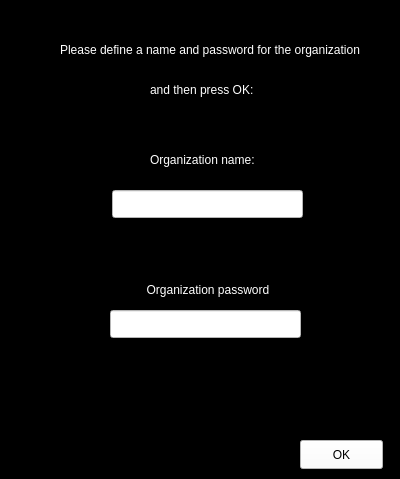
<?xml version="1.0" encoding="UTF-8"?>
<ui version="4.0">
 <class>making_organization</class>
 <widget class="QWidget" name="making_organization">
  <property name="geometry">
   <rect>
    <x>0</x>
    <y>0</y>
    <width>400</width>
    <height>479</height>
   </rect>
  </property>
  <property name="windowTitle">
   <string>Form</string>
  </property>
  <property name="styleSheet">
   <string notr="true">#making_organization
{
background-color:black;
}</string>
  </property>
  <widget class="QLabel" name="label">
   <property name="geometry">
    <rect>
     <x>60</x>
     <y>40</y>
     <width>381</width>
     <height>20</height>
    </rect>
   </property>
   <property name="styleSheet">
    <string notr="true">#label
{
color:white;
}</string>
   </property>
   <property name="text">
    <string>Please define a name and password for the organization</string>
   </property>
  </widget>
  <widget class="QLabel" name="label_2">
   <property name="geometry">
    <rect>
     <x>150</x>
     <y>150</y>
     <width>131</width>
     <height>20</height>
    </rect>
   </property>
   <property name="styleSheet">
    <string notr="true">#label_2
{
color:white;
}</string>
   </property>
   <property name="text">
    <string>Organization name:</string>
   </property>
  </widget>
  <widget class="QLineEdit" name="lineEdit">
   <property name="geometry">
    <rect>
     <x>112</x>
     <y>190</y>
     <width>191</width>
     <height>28</height>
    </rect>
   </property>
   <property name="styleSheet">
    <string notr="true">#lineEdit
{
background-color:white;
}</string>
   </property>
  </widget>
  <widget class="QLabel" name="label_3">
   <property name="geometry">
    <rect>
     <x>140</x>
     <y>280</y>
     <width>161</width>
     <height>20</height>
    </rect>
   </property>
   <property name="styleSheet">
    <string notr="true">#label_3
{
color:white;
}</string>
   </property>
   <property name="text">
    <string>  Organization password</string>
   </property>
  </widget>
  <widget class="QLineEdit" name="lineEdit_2">
   <property name="geometry">
    <rect>
     <x>110</x>
     <y>310</y>
     <width>191</width>
     <height>28</height>
    </rect>
   </property>
   <property name="styleSheet">
    <string notr="true">#lineEdit_2
{
background-color:white;
}</string>
   </property>
   <property name="echoMode">
    <enum>QLineEdit::Password</enum>
   </property>
  </widget>
  <widget class="QPushButton" name="pushButton">
   <property name="geometry">
    <rect>
     <x>300</x>
     <y>440</y>
     <width>83</width>
     <height>29</height>
    </rect>
   </property>
   <property name="styleSheet">
    <string notr="true">#pushButton
{
background-color:white;
color:black;
}</string>
   </property>
   <property name="text">
    <string>OK</string>
   </property>
  </widget>
  <widget class="QLabel" name="label_4">
   <property name="geometry">
    <rect>
     <x>150</x>
     <y>80</y>
     <width>131</width>
     <height>20</height>
    </rect>
   </property>
   <property name="styleSheet">
    <string notr="true">#label_4
{
color:white;
}</string>
   </property>
   <property name="text">
    <string>and then press OK:</string>
   </property>
  </widget>
 </widget>
 <resources/>
 <connections/>
</ui>
